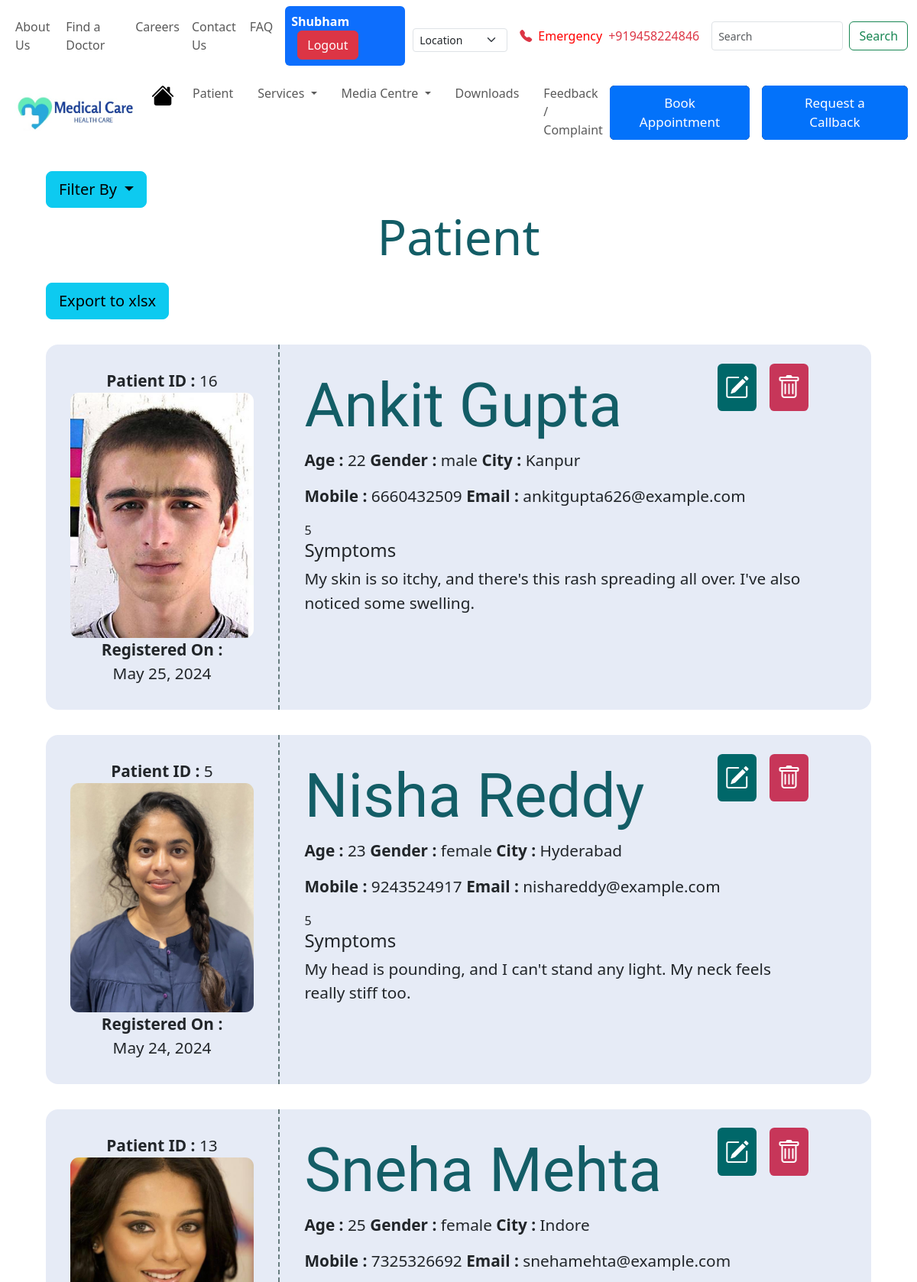
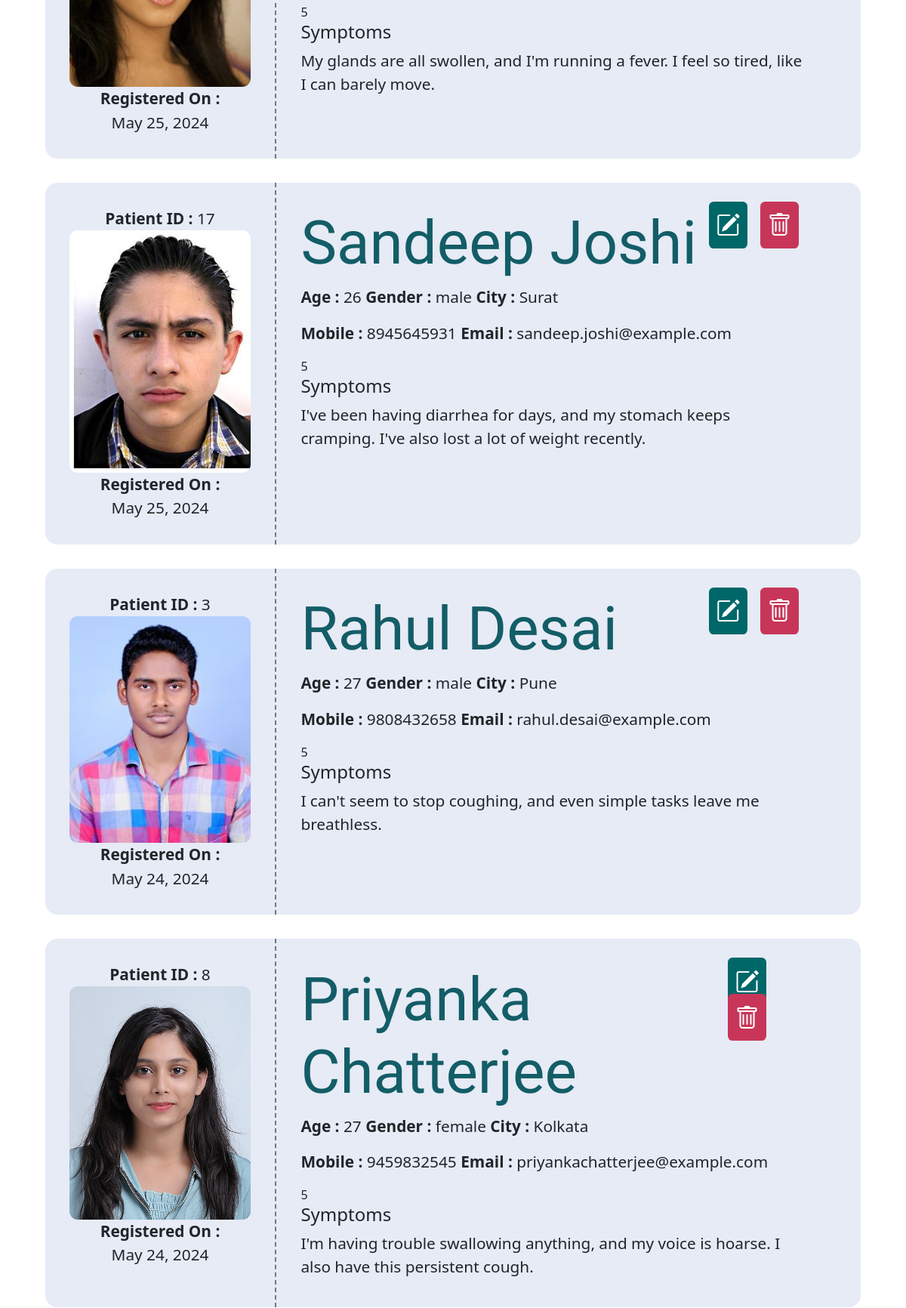
Screenshot of /patient/filter/age-asc (signed in, upper part) with the database file from the repository (2 pictures, top to bottom).
### Patient/models.py (models this page shows, shortened)
class Patients(models.Model):
    patient_id = models.AutoField(primary_key=True, unique=True)
    patient_full_name = models.CharField(max_length=100)
    patient_father_name = models.CharField(max_length=100)
    patient_age = models.SmallIntegerField()
    patient_gender = models.CharField(max_length=10)
    patient_mobile = models.CharField(max_length=10,unique=True)
    patient_email = models.EmailField(max_length=100,unique=True)
    patient_city = models.CharField(max_length=50)
    patient_symptoms = models.CharField(max_length=1000)
    registeration_time = models.DateField(auto_now_add=True)
    patient_image = models.ImageField(upload_to='patient_image/',null=True) # For uploaded photo

### Patient/views.py (the view)
# urls.py: path('filter/<slug:by>', views.filter_patient, name='filter-patient'),
def filter_patient(request,by):
    if not (request.session.get('staff_id')):
        return redirect('Patient:login')
    if by == 'male':
        patients = models.Patients.objects.filter(patient_gender='male').all()
        data = {
            'patients' : patients
        }
    elif by == 'female':
        patients = models.Patients.objects.filter(patient_gender='female').all()
        data = {
            'patients' : patients
        }
    elif by == 'age-asc':
        patients = models.Patients.objects.order_by('patient_age')
        data = {
            'patients' : patients
        }
    elif by == 'age-desc':
        patients = models.Patients.objects.order_by('-patient_age')
        data = {
            'patients' : patients
        }
    return render(request,'Patient/patient.html',context=data)

### Patient/templates/Patient/patient.html (shortened to what this page needs)
<!doctype html>
{% load static %}
<html lang="en">
    <head>
        <link href="https://cdn.jsdelivr.net/npm/bootstrap@5.3.3/dist/css/bootstrap.min.css" rel="stylesheet">
        <link rel="stylesheet" href="https://cdn.jsdelivr.net/npm/bootstrap-icons@1.11.3/font/bootstrap-icons.min.css">
        <link rel="stylesheet" href="{% static 'css/patient.css' %}">
    </head>
    <body>
        {% include 'navbar.html' %}
        <main>
            <div class="dropdown">
                <button class="btn btn-info dropdown-toggle btn-lg" type="button" data-bs-toggle="dropdown" aria-expanded="false">
                  Filter By
                </button>
              </div>
              <div>
                  <h1>Patient</h1>
              </div>
                <a class="btn btn-info btn-lg" type="button" aria-expanded="false" href="{% url 'Patient:to-excel' %}">Export to xlsx</a></span>
            {% for patient in patients %}
            <div>
                <div class="patient-card">
                    <div class="left-side">
                        <span><b>Patient ID : </b>{{patient.patient_id}}</span>
                        <div>
                            <img src="{{patient.patient_image.url}}" alt="patientimage">
                        </div>
                        <span><b>Registered On : </b></span>
                        <span>{{patient.registeration_time}}</span>
                    </div>
                    <div class="right-side w-100">
                        <div class="d-flex justify-content-between">
                        <h2>{{patient.patient_full_name}}</h2>
                                <div class="alter-btn">
                                    {% if request.session.staff_designation == 'Doctor' or 'Administrator' %}
                                        <a class="edit" href="{% url 'Patient:update' id=patient.patient_id %}"><i class="bi bi-pencil-square"></i></a>
                                        <a class="delete" href="{% url 'Patient:delete-card' id=patient.patient_id %}"><i class="bi bi-trash"></i></a>
                                    {% endif %}
                                </div>
                            </div>
                        <div class="details">
                            <p>
                                <span><b>Age : </b>{{patient.patient_age}}</span>
                                <span><b>Gender : </b>{{patient.patient_gender}}</span>
                                <span><b>City : </b>{{patient.patient_city}}</span>
                            </p>
                            <p>
                                <span><b>Mobile : </b>{{patient.patient_mobile}}</span>
                                <span><b>Email : </b>{{patient.patient_email}}</span>
                            </p>5
                            <div>
                                <h4>Symptoms</h4>
                                <p>{{patient.patient_symptoms}}</p>
                            </div>
                        </div>
                    </div>
                </div>
            </div>
            {% endfor %}
        </main>
        {% include 'footer.html' %}
    </body>
</html>

### Patient/static/css/patient.css (style rules this page uses)
main { margin: 2% 5%; }
.patient-card { display: flex; background-color: #e6ebf6; border-radius: 1em; transition: transform 0.2s; margin: 3% 0; }
.patient-card p , .left-side span { font-family: 'Segoe UI', Tahoma, Geneva, Verdana, sans-serif; font-size: 1.3em; }
.left-side { display: flex; flex-direction: column; align-items: center; padding: 2em; border-right: 2px dashed #687d7f; }
.right-side { padding: 3% 7% 2% 3%; }
.right-side h2 { font-family: "Courgette", cursive; font-size: 5em; color: #135D66; }
.left-side img { border-radius: 0.7em; width: 15em; }
main h1 { text-align: center; color: #135D66; font-size: 4em; margin-bottom: 2%; }
.alter-btn a { font-size: 2em; margin: 0.2em; padding: 0.3em; color: white; border-radius: 0.2em; transition: all 0.2s; }
.delete { background-color: #C73659; }
.edit { background-color: #006769; }

### static/css/footer.css (style rules this page uses)
body { min-height: 100vh; display: flex; flex-direction: column; }

### rows the page displays
Patients: patient_id "16", patient_image (picture), registeration_time "May 25, 2024", patient_full_name "Ankit Gupta", patient_age "22", patient_gender "male", patient_city "Kanpur", patient_mobile "6660432509", patient_email "ankitgupta626@example.com", patient_symptoms "My skin is so itchy, and there's this rash spreading all over. I've also noticed some swelling."
Patients: patient_id "5", patient_image (picture), registeration_time "May 24, 2024", patient_full_name "Nisha Reddy", patient_age "23", patient_gender "female", patient_city "Hyderabad", patient_mobile "9243524917", patient_email "nishareddy@example.com", patient_symptoms "My head is pounding, and I can't stand any light. My neck feels really stiff too."
Patients: patient_id "13", patient_image (picture), registeration_time "May 25, 2024", patient_full_name "Sneha Mehta", patient_age "25", patient_gender "female", patient_city "Indore", patient_mobile "7325326692", patient_email "snehamehta@example.com", patient_symptoms "My glands are all swollen, and I'm running a fever. I feel so tired, like I can barely move."
Patients: patient_id "17", patient_image (picture), registeration_time "May 25, 2024", patient_full_name "Sandeep Joshi", patient_age "26", patient_gender "male", patient_city "Surat", patient_mobile "8945645931", patient_email "sandeep.joshi@example.com", patient_symptoms "I've been having diarrhea for days, and my stomach keeps cramping. I've also lost a lot of weight recently."
Patients: patient_id "3", patient_image (picture), registeration_time "May 24, 2024", patient_full_name "Rahul Desai", patient_age "27", patient_gender "male", patient_city "Pune", patient_mobile "9808432658", patient_email "rahul.desai@example.com", patient_symptoms "I can't seem to stop coughing, and even simple tasks leave me breathless."
Patients: patient_id "8", patient_image (picture), registeration_time "May 24, 2024", patient_full_name "Priyanka Chatterjee", patient_age "27", patient_gender "female", patient_city "Kolkata", patient_mobile "9459832545", patient_email "priyankachatterjee@example.com", patient_symptoms "I'm having trouble swallowing anything, and my voice is hoarse. I also have this persistent cough."

### other values shown
{{ request.session.staff_name }} "Shubham"
